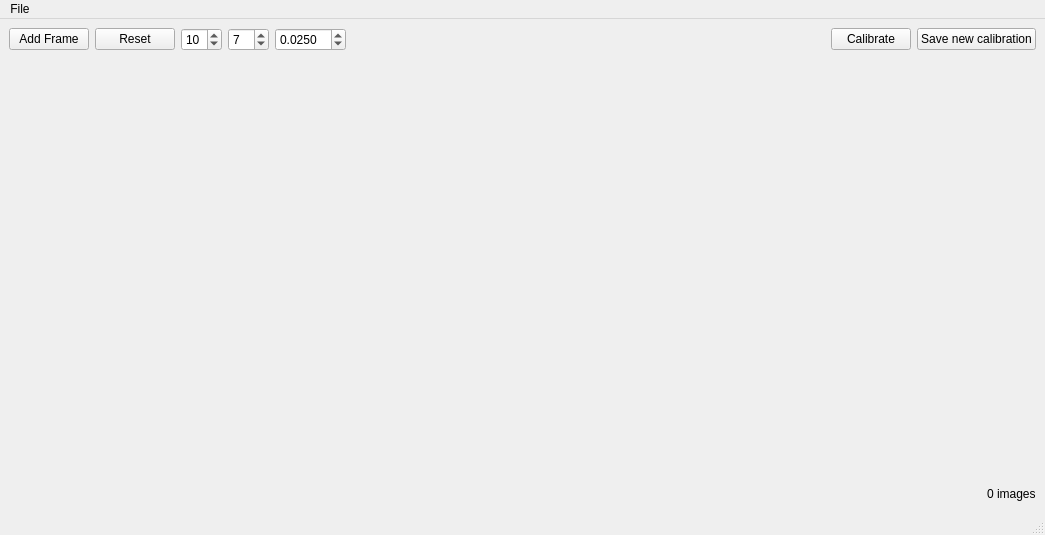
<?xml version="1.0" encoding="UTF-8"?>
<ui version="4.0">
 <class>CalibrationWindow</class>
 <widget class="QMainWindow" name="CalibrationWindow">
  <property name="geometry">
   <rect>
    <x>0</x>
    <y>0</y>
    <width>1045</width>
    <height>535</height>
   </rect>
  </property>
  <property name="windowTitle">
   <string>Calibration</string>
  </property>
  <widget class="QWidget" name="centralwidget">
   <layout class="QVBoxLayout" name="verticalLayout_2">
    <item>
     <layout class="QHBoxLayout" name="horizontalLayout">
      <item>
       <widget class="QPushButton" name="addFrameButton">
        <property name="text">
         <string>Add Frame</string>
        </property>
       </widget>
      </item>
      <item>
       <widget class="QPushButton" name="resetButton">
        <property name="text">
         <string>Reset</string>
        </property>
       </widget>
      </item>
      <item>
       <widget class="QSpinBox" name="patternWidthBox">
        <property name="toolTip">
         <string>Pattern width</string>
        </property>
        <property name="value">
         <number>10</number>
        </property>
       </widget>
      </item>
      <item>
       <widget class="QSpinBox" name="patternHeightBox">
        <property name="toolTip">
         <string>Pattern height</string>
        </property>
        <property name="value">
         <number>7</number>
        </property>
       </widget>
      </item>
      <item>
       <widget class="QDoubleSpinBox" name="patternSizeBox">
        <property name="toolTip">
         <string>Pattern square size (meters)</string>
        </property>
        <property name="decimals">
         <number>4</number>
        </property>
        <property name="value">
         <double>0.025000000000000</double>
        </property>
       </widget>
      </item>
      <item>
       <spacer name="horizontalSpacer">
        <property name="orientation">
         <enum>Qt::Horizontal</enum>
        </property>
        <property name="sizeHint" stdset="0">
         <size>
          <width>40</width>
          <height>20</height>
         </size>
        </property>
       </spacer>
      </item>
      <item>
       <widget class="QPushButton" name="calibrateButton">
        <property name="text">
         <string>Calibrate</string>
        </property>
       </widget>
      </item>
      <item>
       <widget class="QPushButton" name="saveCalibrationButton">
        <property name="text">
         <string>Save new calibration</string>
        </property>
       </widget>
      </item>
     </layout>
    </item>
    <item>
     <layout class="QHBoxLayout" name="horizontalLayout_2">
      <item>
       <widget class="ntk::ImageWidget" name="lastImageWidget" native="true">
        <property name="sizePolicy">
         <sizepolicy hsizetype="Preferred" vsizetype="Expanding">
          <horstretch>0</horstretch>
          <verstretch>0</verstretch>
         </sizepolicy>
        </property>
       </widget>
      </item>
      <item>
       <widget class="ntk::ImageWidget" name="lastCheckerboardWidget" native="true">
        <property name="sizePolicy">
         <sizepolicy hsizetype="Preferred" vsizetype="Expanding">
          <horstretch>0</horstretch>
          <verstretch>0</verstretch>
         </sizepolicy>
        </property>
       </widget>
      </item>
     </layout>
    </item>
    <item>
     <layout class="QHBoxLayout" name="horizontalLayout_3">
      <item>
       <spacer name="horizontalSpacer_2">
        <property name="orientation">
         <enum>Qt::Horizontal</enum>
        </property>
        <property name="sizeHint" stdset="0">
         <size>
          <width>40</width>
          <height>20</height>
         </size>
        </property>
       </spacer>
      </item>
      <item>
       <widget class="QLabel" name="checkerboardLabel">
        <property name="text">
         <string>0 images</string>
        </property>
       </widget>
      </item>
     </layout>
    </item>
   </layout>
  </widget>
  <widget class="QMenuBar" name="menubar">
   <property name="geometry">
    <rect>
     <x>0</x>
     <y>0</y>
     <width>1045</width>
     <height>26</height>
    </rect>
   </property>
   <widget class="QMenu" name="menuFile">
    <property name="title">
     <string>File</string>
    </property>
    <addaction name="actionAdd_frame"/>
    <addaction name="actionSave_calibration_parameters"/>
   </widget>
   <addaction name="menuFile"/>
  </widget>
  <widget class="QStatusBar" name="statusbar"/>
  <action name="actionSave_calibration_parameters">
   <property name="text">
    <string>Save calibration parameters</string>
   </property>
  </action>
  <action name="actionAdd_frame">
   <property name="text">
    <string>Add frame</string>
   </property>
   <property name="shortcut">
    <string>Ctrl+G</string>
   </property>
  </action>
 </widget>
 <customwidgets>
  <customwidget>
   <class>ntk::ImageWidget</class>
   <extends>QWidget</extends>
   <header location="global">ntk/gui/image_widget.h</header>
   <container>1</container>
  </customwidget>
 </customwidgets>
 <resources/>
 <connections/>
</ui>
